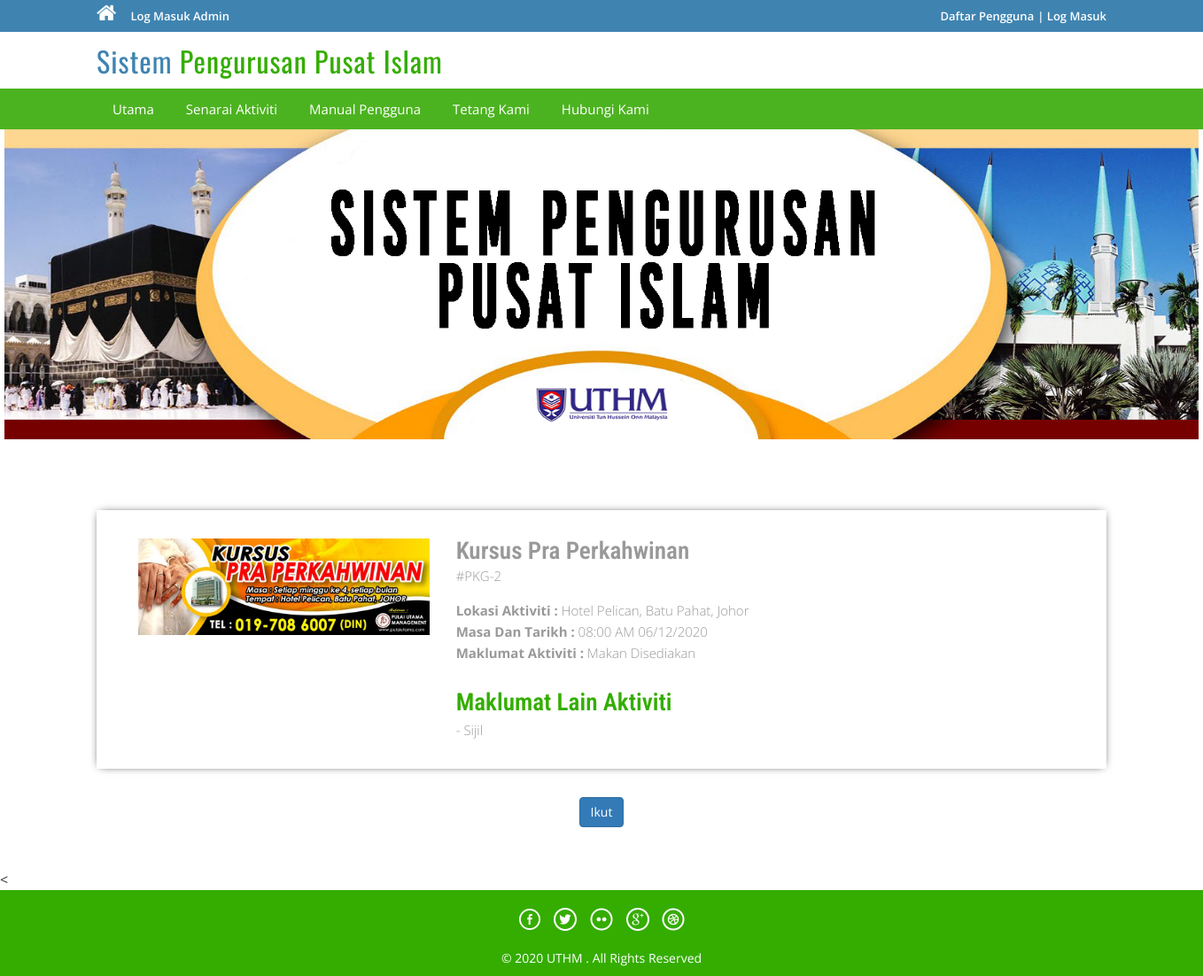
Screenshot of /package-details.php?pkgid=2 with the database file from the repository.
### tables this page shows
CREATE TABLE `tblpackages` (
  `PackageId` int(11) NOT NULL,
  `PackageName` varchar(200) DEFAULT NULL,
  `PackageLocation` varchar(100) DEFAULT NULL,
  `PackageDate` varchar(100) DEFAULT NULL,
  `PackageTime` varchar(100) DEFAULT NULL,
  `PackageFetures` varchar(255) DEFAULT NULL,
  `PackageDetails` mediumtext,
  `PackageImage` varchar(100) DEFAULT NULL,
  `Creationdate` timestamp NULL DEFAULT CURRENT_TIMESTAMP,
  `UpdationDate` timestamp NULL DEFAULT NULL ON UPDATE CURRENT_TIMESTAMP
);

### package-details.php (the view, shortened to what this page needs)
<?php
include('includes/config.php');
?>
<!DOCTYPE HTML>
<html>
<head>
<link href="css/bootstrap.css" rel='stylesheet' type='text/css' />
<link href="css/style.css" rel='stylesheet' type='text/css' />
<link href="css/font-awesome.css" rel="stylesheet">
<link href="css/animate.css" rel="stylesheet" type="text/css" media="all">
<link rel="stylesheet" href="css/jquery-ui.css" />
</head>
<body>
<?php include('includes/header.php');?>
<center><img src="images/banner.jpg" height="350" width="1348" class="wow zoomIn animated animated" data-wow-delay=".5s" style="visibility: visible; animation-delay: 0.5s; animation-name: zoomIn;"></center>
<div class="selectroom">
	<div class="container">
<?php
$pid=intval($_GET['pkgid']);
$sql = "SELECT * from tblpackages where PackageId=:pid";
$query = $dbh->prepare($sql);
$query -> bindParam(':pid', $pid, PDO::PARAM_STR);
$query->execute();
$results=$query->fetchAll(PDO::FETCH_OBJ);
if($query->rowCount() > 0)
{
foreach($results as $result)
{	?>
<form name="book" method="post">
		<div class="selectroom_top">
			<div class="col-md-4 selectroom_left wow fadeInLeft animated" data-wow-delay=".5s">
				<img src="admin/pacakgeimages/<?php echo htmlentities($result->PackageImage);?>" class="img-responsive" alt="">
			</div>
			<div class="col-md-8 selectroom_right wow fadeInRight animated" data-wow-delay=".5s">
				<h2><?php echo htmlentities($result->PackageName);?></h2>
				<p class="dow">#PKG-<?php echo htmlentities($result->PackageId);?></p>
				<p><b>Lokasi Aktiviti :</b> <?php echo htmlentities($result->PackageLocation);?></p>
                <p><b>Masa Dan Tarikh :</b> <?php echo htmlentities($result->PackageTime);?> <?php echo htmlentities($result->PackageDate);?></p>
					<p><b>Maklumat Aktiviti : </b> <?php echo htmlentities($result->PackageFetures);?></p>
					<div class="ban-bottom">
				<div class="bnr-right">
					<h3>Maklumat Lain Aktiviti</h3>
				<p style="padding-top: 1%"><?php echo htmlentities($result->PackageDetails);?> </p>
                        </div>
			</div>
						<div class="clearfix"></div>
			</div>
				<div class="clearfix"></div>
		</div>
				<center>
					<?php if($_SESSION['login'])
					{?>
					<button type="submit" name="submit2" class="btn-primary btn">Ikut</button>
						<?php } else {?>
							<a href="#" data-toggle="modal" data-target="#myModal4" class="btn-primary btn" > Ikut</a>
							<?php } ?>
                    </center>
		</form>
<?php }} ?>
	</div>
</div>
<
<?php include('includes/footer.php');?>
</body>
</html>

### css/style.css (style rules this page uses)
html, body { font-size: 100%; background: #fff; font-family: 'Open Sans', sans-serif; }
body a,.grid_1,plan_1,plan_1.one,plan_1.two,i.icon1, i.icon2, i.icon3, i.icon4, i.icon5, i.icon6 { transition:0.5s all; -webkit-transition:0.5s all; -moz-transition:0.5s all; -o-transition:0.5s all; -ms-transition:0.5s all; }
h1,h2,h3,h4,h5,h6 { margin:0; font-family: 'Roboto Condensed', sans-serif; }
p { margin:0; }
.bnr-right { float: left; width:50%; }
.ban-bottom { margin-top: 30px; }
.selectroom { padding: 5em 0 3em; }
.selectroom_top { padding: 2em; box-shadow: 0px 0px 10px -4px #000; margin-bottom: 2em; }
.selectroom_right h2 { font-size: 1.7em; color: #999; font-weight: 600; margin: 0; }
.selectroom_right h3 { font-size: 1.7em; font-weight: 600; color:#34ad00; }
p.dow { font-size: 15px; color: #999; font-weight: 300; line-height: 1.8em; margin-bottom:1em; }
.selectroom_right p { font-size: 15px; line-height: 1.6em; font-weight: 300; color: #999; }

### rows the page displays
tblpackages: PackageImage (picture), PackageName "Kursus Pra Perkahwinan", PackageId "2", PackageLocation "Hotel Pelican, Batu Pahat, Johor", PackageTime "08:00 AM", PackageDate "06/12/2020", PackageFetures "Makan Disediakan", PackageDetails "- Sijil"
